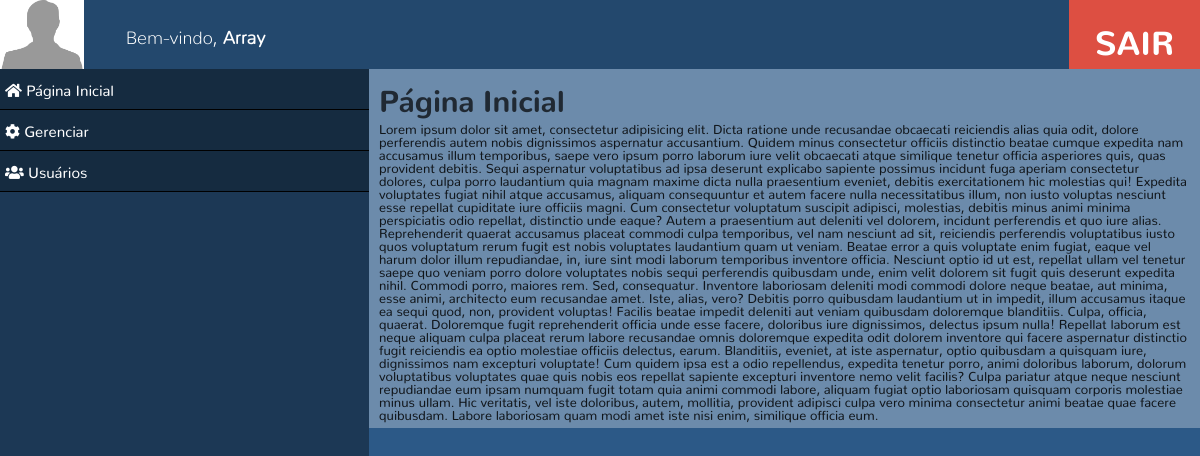
The page /admin/index.php (signed in) on the database its author committed.
### tables this page shows
CREATE TABLE `usuarios_painel` (
  `id_usuario_painel` int(11) NOT NULL,
  `usuario_painel` varchar(255) NOT NULL,
  `senha_painel` varchar(255) NOT NULL,
  `avatar_painel` varchar(255) NOT NULL DEFAULT 'foto-default.png',
  `status_usuario_painel` enum('Ativo','Inativo') NOT NULL DEFAULT 'Ativo'
);

CREATE TABLE `permissao_acesso` (
  `id_permissao` int(11) NOT NULL,
  `id_menu` int(11) NOT NULL,
  `id_funcao` int(11) NOT NULL
);

CREATE TABLE `menu_acesso` (
  `id_menu` int(11) NOT NULL,
  `menu` varchar(255) NOT NULL,
  `diretorio` varchar(255) NOT NULL,
  `id_menupai` int(11) NOT NULL DEFAULT '0',
  `icone` varchar(255) NOT NULL,
  `ativo` enum('Ativo','Inativo') DEFAULT 'Ativo'
);

### admin/app/config.php (called while the page is built, shortened)
<?php
class Conexao {
	private $config;
	public function __construct ($config) {
		$this->config = $config;
	}
	public function conectar() {
		$mysqli = new mysqli($this->config['servidor'], $this->config['usuario'], $this->config['senha'], $this->config['banco']);
		return $mysqli;
	}
}
?>

### admin/assets/function/User.php (called while the page is built, shortened)
<?php
class Site {
	public function anti_injection($string) {
		$string = strip_tags($string);
		$string = htmlspecialchars($string);
		$string = addslashes($string);
		$string = str_ireplace("SELECT","",$string);
		$string = str_ireplace("FROM","",$string);
		$string = str_ireplace("WHERE","",$string);
		$string = str_ireplace("INSERT","",$string);
		$string = str_ireplace("UPDATE","",$string);
		$string = str_ireplace("DELETE","",$string);
		$string = str_ireplace("DROP","",$string);
		$string = str_ireplace("DATABASE","",$string);
		$string = str_ireplace("USE","",$string);
		return $string;
	}
	public function GET ($string, $retorno) {
		return $this->anti_injection(isset($_GET[$string]) ? $_GET[$string] : $retorno);
	}
}
$Site = new Site();
?>

### admin/index.php (the view, shortened to what this page needs)
<?php
$id_usuario = isset($_SESSION['id_usuario']) ? $_SESSION['id_usuario'] : false;
require 'app/config.php';
include 'assets/function/User.php';
$id_menu = $Site->GET('menu', 0);
$id_submenu = $Site->GET('submenu', 0);
$SQLpagina = $conexao->conectar()->query("SELECT * FROM menu_acesso WHERE id_menu = '{$id_submenu}'");
$PegaPagina = $SQLpagina->fetch_assoc();
$pagina = $PegaPagina['menu'];
if(isset($_SESSION['usuario']) == false) {
	HEADER("location:login.php");
} else {
	$funcaoUsuario = $conexao->conectar()->query("SELECT id_funcao FROM usuarios_funcoes WHERE id_usuario_funcao = {$id_usuario}")->fetch_assoc();
?>
<!DOCTYPE html>
<html lang="pt-br">
<head>
	<link rel="stylesheet" href="assets/css/geral.css?<?php echo filemtime('assets/css/geral.css'); ?>">
	<link rel="stylesheet" href="assets/css/font-face.css?<?php echo filemtime('assets/css/font-face.css'); ?>">
	<link rel="stylesheet" href="https://use.fontawesome.com/releases/v5.8.1/css/all.css">
</head>
<body>
	<header class="header">
		<?php
		$sql = $conexao->conectar()->query("SELECT avatar_painel FROM usuarios_painel WHERE id_usuario_painel = '{$id_usuario}'")->fetch_assoc();
		?>
		<div class="photo-user pull left" style="background: url('../assets/img/uploads/<?php echo $sql['avatar_painel']; ?>'); background-size: cover;"></div>
		<div class="welcome pull left">Bem-vindo, <b><?php echo $_SESSION['usuario']; ?></b></div>
		<div class="exit pull right"><a href="modulos/sair.php">SAIR</a></div>
	</header>
	<div id="menu" class="menu pull left">
		<ul class="menu">
			<li class="item"><a href="index.php"><div class="name"><div class="fas fa-home"></div> Página Inicial</div></a></li>
			<?php
			$sql = $conexao->conectar()->query("SELECT * FROM menu_acesso a, permissao_acesso b WHERE b.id_funcao = '{$funcaoUsuario['id_funcao']}' AND a.ativo = 'Ativo' AND a.id_menupai = 0 AND a.id_menu = b.id_menu");
			while($mostra = $sql->fetch_assoc()) {
			?>
			<li class="item"><a href="#"><div class="name"><div class="<?php echo $mostra['icone']; ?>"></div> <?php echo $mostra['menu']; ?></div></a>
			</li>
			<?php } ?>
		</ul>
	</div>
	<div id="conteudo" class="content">
		<?php
		$site = $Site->GET('menu', 0);
		$sql = $conexao->conectar()->query("SELECT * FROM menu_acesso a, permissao_acesso b WHERE a.id_menupai = '{$id_menu}' AND a.id_menu = '{$id_submenu}' AND b.id_menu = a.id_menu");
		$encontra = $sql->num_rows;
		if ($encontra > 0) {
			$mostra = $sql->fetch_assoc();
			echo "<div class='title'>$pagina</div>";
			include("modulos/{$mostra['diretorio']}");
		} else if ($site == false) {
			echo "<div class='title'>Página Inicial</div>";
			include("modulos/inicio.php");
		}else {
			echo "<div class='title'>ERROR 404</div>";
			echo "<div style='padding-top: 10px;'>Está página não existe ou você não tem permissão!!</div>";
		}
		?>
	</div>
</body>
</html>
<?php } ?>

### admin/assets/css/geral.css (style rules this page uses)
body { background: #2C5987; margin: 0; padding: 0; }
a { text-decoration: none; color: inherit; }
div { position: relative; }
.pull.left { float: left; }
.pull.right { float: right; }
header.header { background: #23486D; height: 69px; width: 100%; position: fixed; z-index: 99; }
header.header .photo-user { width: 84px; height: 69px; }
header.header .welcome { font-size: 18px; color: #FFF; padding-left: 42px; padding-top: 24px; font-family: 'Nunito Extra Light'; }
header.header .exit { background: #DD4F42; width: 131px; height: 69px; display: -webkit-flex; display: -moz-flex; display: -ms-flex; display: -o-flex; display: flex; justify-content: center; align-items: center; font-size: 33px; color: #FFF; font-family: 'Nunito Extra Bold'; }
#menu { background: #1C3855; top: 69px; height: 100%; position: fixed; z-index: 9; }
ul.menu { list-style: none; padding: 0; margin: 0; font-family: 'Nunito'; }
ul.menu > li.item { background: #152B40; box-shadow: rgba(0,0,0,1) 0px 1px 0px; margin-top: 1px; color: #FFF; }
ul.menu > li.item > a > .name { height: 40px; padding: 10px 5px; box-sizing: border-box; font-size: 15px; }
ul.menu > li.item:first-of-type { margin-top: 0; }
.content { background: rgba(255,255,255,0.30); display: table; box-sizing: border-box; padding: 10px 10px; color: rgba(0,0,0,0.85); font-family: 'Nunito'; font-size: 13px; top: 69px; }
.content .title { font-size: 30px; font-family: 'Nunito Extra Bold'; color: rgba(0,0,0,0.70); }

### rows shown on the page
usuarios_painel: avatar_painel (placeholder picture)
permissao_acesso: id_menu.menu "Gerenciar"
permissao_acesso: id_menu.menu "Usuários"

### other values the page prints
$_SESSION['usuario'] "Array"
